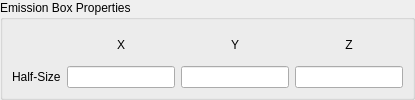
<?xml version="1.0" encoding="UTF-8"?>
<ui version="4.0">
 <class>EmissionPanelBox</class>
 <widget class="QWidget" name="EmissionPanelBox">
  <layout class="QVBoxLayout" name="rootLayout">
   <property name="leftMargin"><number>0</number></property>
   <property name="topMargin"><number>0</number></property>
   <property name="rightMargin"><number>0</number></property>
   <property name="bottomMargin"><number>0</number></property>
   <item>
    <widget class="QGroupBox" name="EmissionProperties">
     <property name="title">
      <string>Emission Box Properties</string>
     </property>
     <layout class="QGridLayout" name="boxLayout">
      <item row="0" column="1">
       <widget class="QLabel" name="labelX"><property name="text"><string>X</string></property><property name="alignment"><set>Qt::AlignCenter</set></property></widget>
      </item>
      <item row="0" column="2">
       <widget class="QLabel" name="labelY"><property name="text"><string>Y</string></property><property name="alignment"><set>Qt::AlignCenter</set></property></widget>
      </item>
      <item row="0" column="3">
       <widget class="QLabel" name="labelZ"><property name="text"><string>Z</string></property><property name="alignment"><set>Qt::AlignCenter</set></property></widget>
      </item>
      <item row="1" column="0">
       <widget class="QLabel" name="labelHalfSize"><property name="text"><string>Half-Size</string></property></widget>
      </item>
      <item row="1" column="1">
       <widget class="QLineEdit" name="BoxHalfSizeX"/>
      </item>
      <item row="1" column="2">
       <widget class="QLineEdit" name="BoxHalfSizeY"/>
      </item>
      <item row="1" column="3">
       <widget class="QLineEdit" name="BoxHalfSizeZ"/>
      </item>
     </layout>
    </widget>
   </item>
  </layout>
 </widget>
 <resources/>
 <connections/>
</ui>
